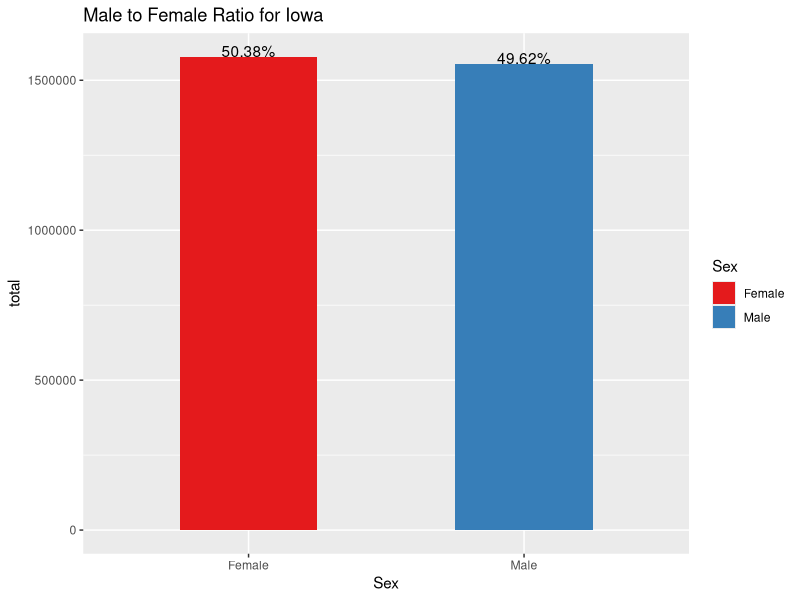
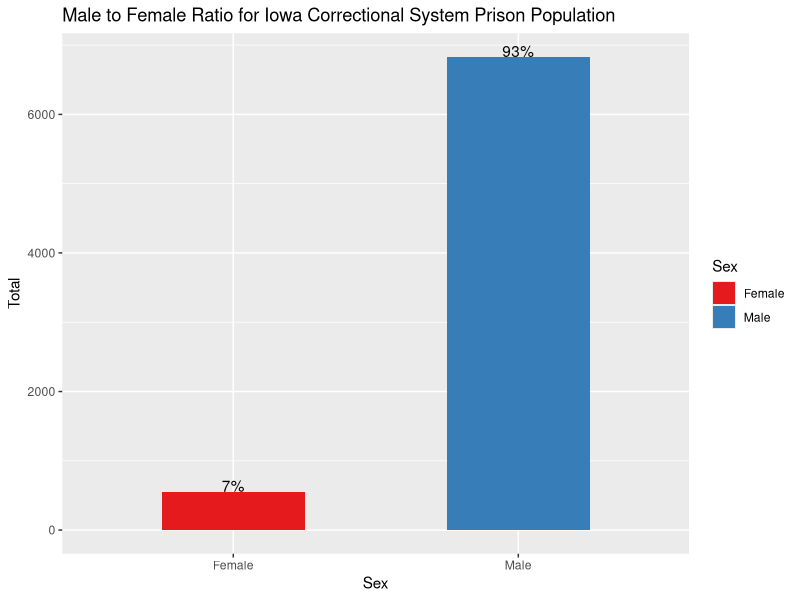
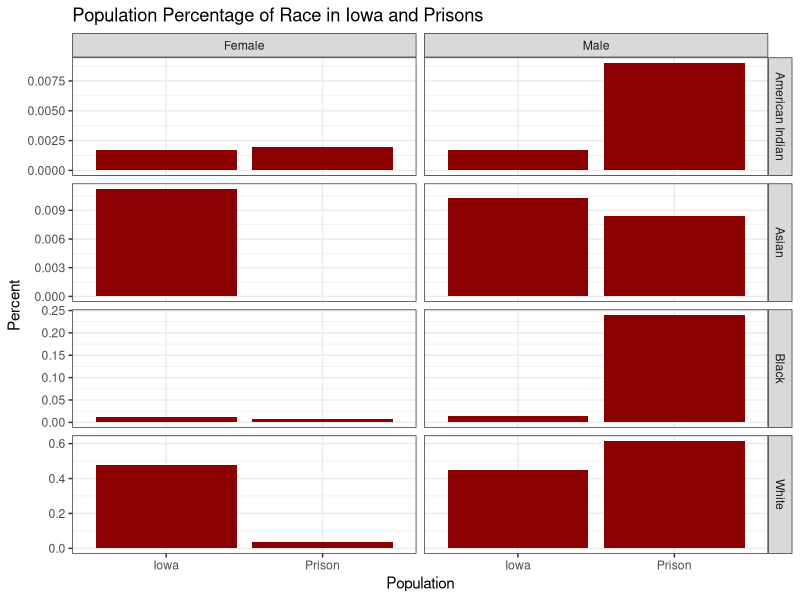
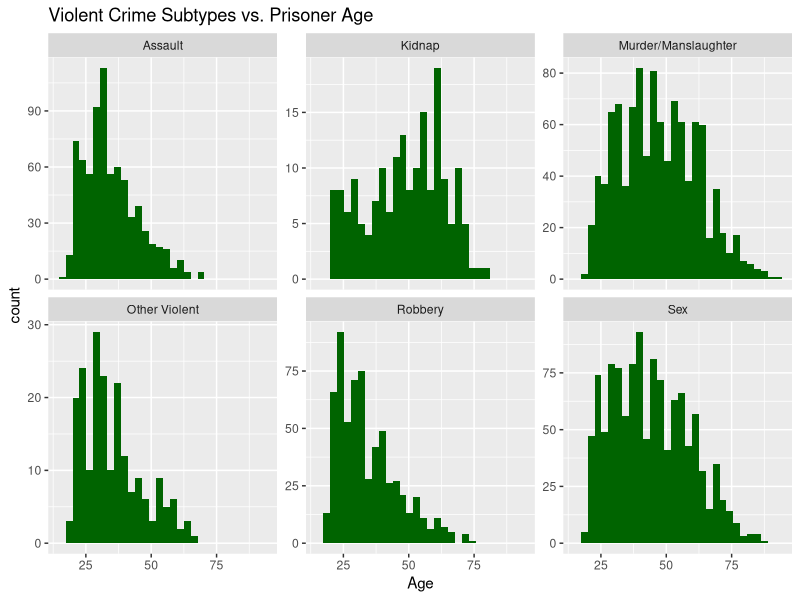
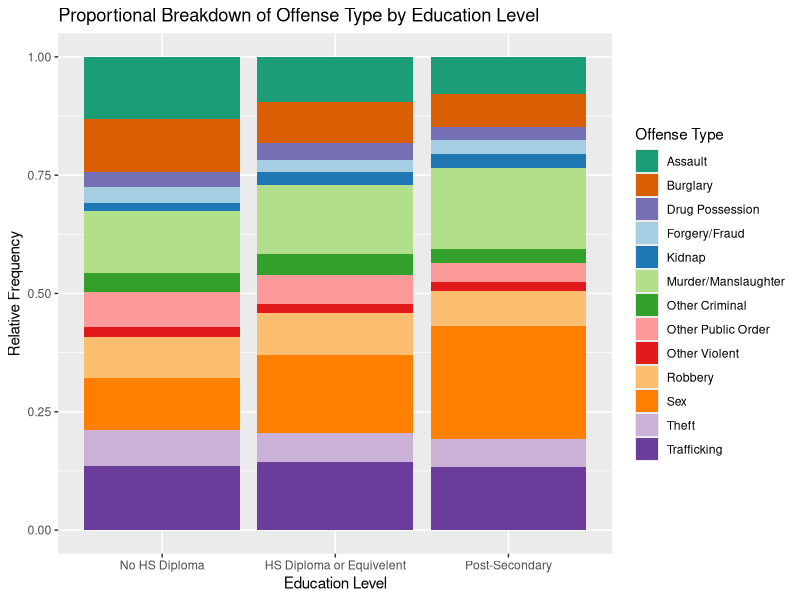
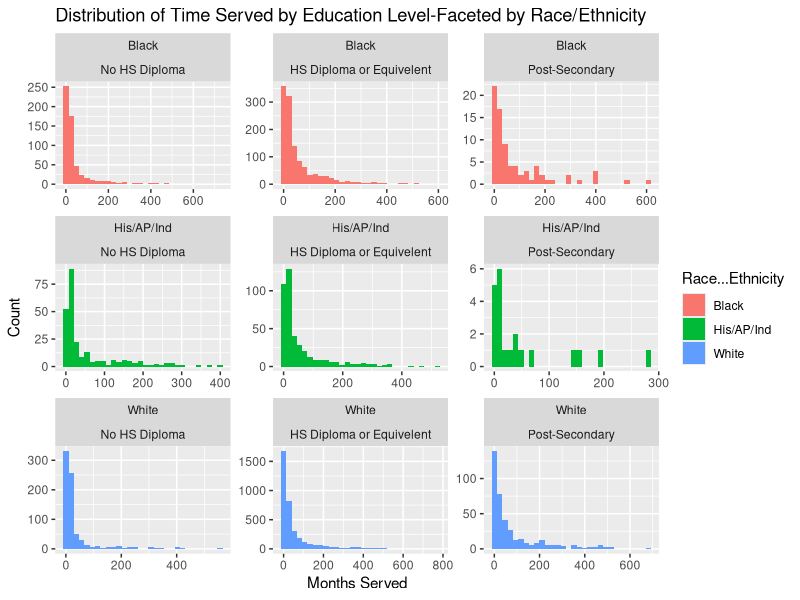
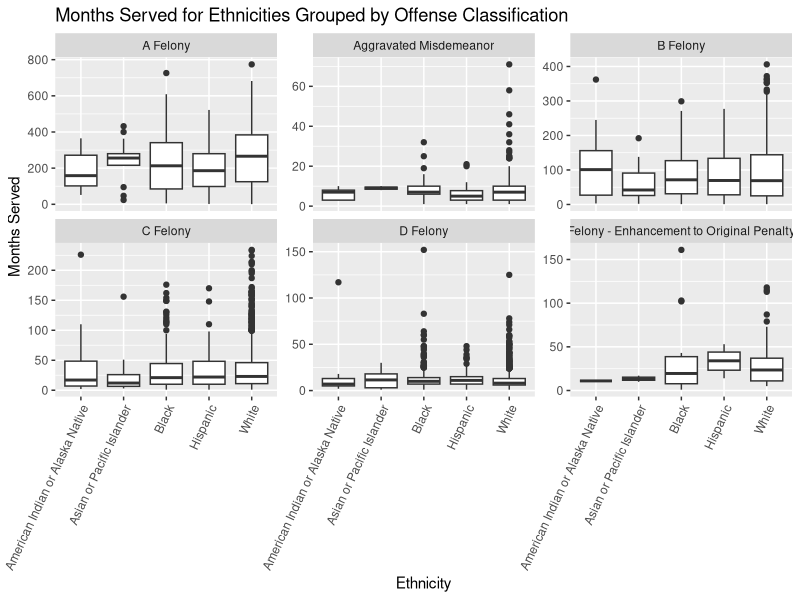
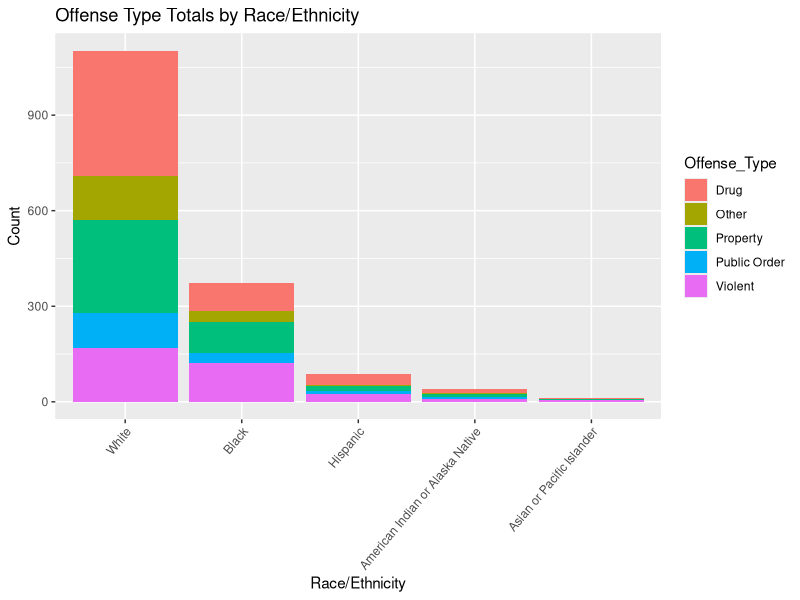

Write the R code that produced these figures, in order.
## ---- chunk 1
knitr::opts_chunk$set(echo = TRUE)
## ---- chunk 2
library(dplyr)
library(lubridate)
library(tidyverse)
library(RColorBrewer)
library(ggrepel)
library(scales)
data <- readr::read_csv('Current_Iowa_Correctional_System_Prison_Population.csv')
## ---- chunk 3
offenses <- data%>%
  group_by(`Offense Type`, Sex)%>%
  summarise(Total = n(), .groups = 'drop')
offenses <- offenses %>%
  mutate(Total = ifelse(Sex == "Male",Total,-1*Total))
breaks_values <- pretty(offenses$Total)

# This plot was used in our presentation, but omitted from our final report as we felt other visualizations were more pertaining to the story
#
#ggplot(data = offenses, aes(x=reorder(`Offense Type`, Total), y = Total, fill=Sex))+
#  geom_bar(stat = "identity", width = 0.75)+
#  coord_flip()+
#  scale_y_continuous(breaks = breaks_values, labels = abs(breaks_values))+ 
#  scale_fill_brewer(palette = "Set1")+
#  geom_hline(yintercept = 0)+
#  ggtitle("How Gender Affects Offense Type")+
#  xlab("Offense")
## ---- chunk 4
genderInIA <- readr::read_csv('IowaData.csv', col_types = cols())
genderInIA <- genderInIA%>%
  rename(Male = S0101_C03_001E, Female = S0101_C05_001E)%>%
  select(Male, Female)
keep = c(FALSE, TRUE)
genderInIA <- genderInIA[keep,]
genderInIA$Male <- as.numeric(genderInIA$Male)
genderInIA$Female <- as.numeric(genderInIA$Female)

genderInIA <- genderInIA %>%
  pivot_longer(cols = c(Male, Female), names_to = "Sex", values_to = "total")%>%
  mutate(Percent = label_percent()(total/sum(total)))
  
genderInPrison <- data%>%group_by(Sex)%>%
  summarise(Total=n(), .groups = 'drop')%>%
  mutate(Percent = label_percent()(Total/sum(Total)))

ggplot(genderInIA, aes(x=Sex, y=total, fill=Sex))+
  geom_bar(stat='identity', width = .5)+ 
  scale_fill_brewer(palette = "Set1")+
  ggtitle("Male to Female Ratio for Iowa")+
  geom_text(aes(label=Percent), vjust=0)

ggplot(genderInPrison, aes(x=Sex, y=Total, fill=Sex))+
  geom_bar(stat='identity', width = .5)+ 
  scale_fill_brewer(palette = "Set1")+
  ggtitle("Male to Female Ratio for Iowa Correctional System Prison Population")+
  geom_text(aes(label=Percent), vjust=0)
## ---- chunk 5
##Iowa Data Cleaning/Filtering
IA<-readr::read_csv("Iowa_Population_25_Years_and_Over_by_Sex__Race_and_Educational_Attainment__ACS_5-Year_Estimate_.csv")

IApop<-IA%>%
  filter(Sex%in%c("Male","Female"))

totalIApop<-sum(IApop$`Population Estimate`)

IApop$popPercent<-IApop$`Population Estimate`/totalIApop

filteredIApop<-IApop%>%
  select(Sex, Race, popPercent)

IowaPop<-filteredIApop%>%
  group_by(Sex,`Race`)%>%
  summarize(n=sum(popPercent))

IowaPop$Race<-factor(IowaPop$Race)

levels(IowaPop$Race)<-gsub("White Alone","White",levels(IowaPop$`Race`))
levels(IowaPop$Race)<-gsub("Black or African American Alone","Black",levels(IowaPop$`Race`))
levels(IowaPop$Race)<-gsub("Asian Alone","Asian",levels(IowaPop$`Race`))
levels(IowaPop$Race)<-gsub("American Indian and Alaska Native","American Indian",levels(IowaPop$`Race`))

IowaPop<-IowaPop%>%
  rename(popPercent=n)

##Prison Data Cleaning/Filtering
IAinterval<-interval(ymd('2014/01/01'), ymd('2018/12/31'))

data$`Prison Start Date`<-mdy(data$`Prison Start Date`)

filteredPrison<-data%>%
  filter(Age>24, `Prison Start Date` %within% IAinterval)%>%
  group_by(Sex,`Race & Ethnicity`)%>%
  summarize(n=n())

filteredPrison<-filteredPrison%>%
  ungroup%>%
  add_row(Sex="Female", `Race & Ethnicity`="Asian or Pacific Islander", n=0) 

jailPop<-sum(filteredPrison$n)

filteredPrison$popPercentJail<-filteredPrison$n/jailPop

filteredPrison$`Race & Ethnicity`<-factor(filteredPrison$`Race & Ethnicity`)

levels(filteredPrison$`Race & Ethnicity`)<-gsub("Asian or Pacific Islander","Asian",levels(filteredPrison$`Race & Ethnicity`))
levels(filteredPrison$`Race & Ethnicity`)<-gsub("American Indian or Alaska Native","American Indian",levels(filteredPrison$`Race & Ethnicity`))

filteredPrison<-filteredPrison%>%
  rename(Race=`Race & Ethnicity`)

##Join
join<-IowaPop%>%
  inner_join(filteredPrison)

join<-join%>%
  rename(Prison='popPercentJail', Iowa='popPercent')%>%
  select(-n)

##Pivot Longer
joinLong<-join%>%
  pivot_longer(Prison:Iowa, names_to='Population', values_to='percent')

##Plot
ggplot(data=joinLong, aes(x=Population, weight=percent))+geom_bar(fill="dark red")+facet_grid(Race~Sex, scales='free_y')+ylab('Percent')+ggtitle('Population Percentage of Race in Iowa and Prisons')+theme_bw()
## ---- chunk 6
violent<-data%>%
  filter(`Offense Type`=="Violent")

ggplot(data=violent, aes(x=Age))+geom_histogram(fill="dark green")+facet_wrap(~`Offense Subtype`,scales='free_y')+ggtitle('Violent Crime Subtypes vs. Prisoner Age')
## ---- chunk 7
prisonData <- read.csv('./Current_Iowa_Correctional_System_Prison_Population.csv')
prisonData$Education.Category <- factor(prisonData$Education.Category , levels = c('No HS Diploma','HS Diploma or Equivelent','Post-Secondary'))
prisonData$Education.Category[prisonData$Education.Category == ""] <-NA
prisonData2 <- prisonData %>%
filter(!is.na(Education.Category))
## ---- chunk 8

prisonData2$Offense.Subtype <- as.factor(prisonData2$Offense.Subtype)

prisonData2$Offense.Subtype[prisonData2$Offense.Subtype == 'Stolen Property'] <- 'Theft'
#1 datapoint, similar type of crime
prisonData2$Offense.Subtype[prisonData2$Offense.Subtype == 'Animals'] <- 'Other Violent'
#1 data point, Crime: Animal Torture was judged to belong in Other Violent due to heinousness of crime
prisonData2$Offense.Subtype[prisonData2$Offense.Subtype == 'Prostitution/Pimping'] <- 'Sex' 
#4 data points in this category, sex crime related
prisonData2$Offense.Subtype[prisonData2$Offense.Description == 'BURGLARY 1ST DEGREE'] <- 'Burglary' 
#For analysis, this is more meaningful in the burglary category
prisonData2$Offense.Subtype[prisonData2$Offense.Description == 'ATTEMPT BURGLARY 1ST DEGREE'] <- 'Burglary'
#Grouped with burglarly since the criminal intent was the same 
prisonData2$Offense.Subtype[prisonData2$Offense.Subtype == 'Alcohol']<- 'Other Criminal' 
#1 data point, Other criminal seemed best categorical fit
prisonData2$Offense.Subtype[prisonData2$Offense.Subtype == 'Flight/Escape']<- 'Other Criminal' 
#Only 16 data points, Other criminal seemed best categorical fit
prisonData2$Offense.Subtype[prisonData2$Offense.Subtype == 'Other Drug']<- 'Other Criminal' 
#Only 24 datapoints, Offense description included descriptions such as 'failure to affix Tax Stamp'
prisonData2$Offense.Subtype[prisonData2$Offense.Subtype == 'Vandalism']<- 'Other Criminal' 
#Only 52 datapoints, 
prisonData2$Offense.Subtype[prisonData2$Offense.Subtype == 'Arson']<- 'Other Violent' 
#Only 57 datapoints, barely visible in original plot, moved to Other Violent due to heinousness of crime
prisonData2$Offense.Subtype[prisonData2$Offense.Subtype == 'OWI']<- 'Other Public Order'
prisonData2$Offense.Subtype[prisonData2$Offense.Subtype == 'Traffic']<- 'Other Public Order' 
#Only 60 data points, general offense type already classified as Public Order 
prisonData2$Offense.Subtype[prisonData2$Offense.Subtype == 'Weapons']<- 'Other Public Order' 
#Offense type already classified as public Order and most serious was aggravated misdemeanor 
## ---- chunk 9

prisonData3 <- prisonData2 %>%
  filter(!Offense.Subtype %in% c('Arson','Alcohol', 'Animals','Flight/Escape', 'None', 'Other Drug','OWI','Prostitution/Pimping','Stolen Property','Traffic', 'Vandalism','Weapons'))

plotColors = c((brewer.pal(name="Dark2", n = 1)), brewer.pal(name="Paired", n = 12))

ggplot(data = prisonData3, aes(x = Education.Category, fill = Offense.Subtype)) + geom_bar(position = 'fill') + scale_fill_manual(values = plotColors, name = 'Offense Type') + ggtitle('Proportional Breakdown of Offense Type by Education Level') + xlab('Education Level') + ylab('Relative Frequency')

## ---- chunk 10
prisonData5 <-prisonData2

prisonData5$Race...Ethnicity[prisonData5$Race...Ethnicity == 'Hispanic'] <-'His/AP/Ind' 
prisonData5$Race...Ethnicity[prisonData5$Race...Ethnicity == 'American Indian or Alaska Native'] <-'His/AP/Ind' 
prisonData5$Race...Ethnicity[prisonData5$Race...Ethnicity == 'Asian or Pacific Islander'] <-'His/AP/Ind'

prisonData5a <- prisonData5
prisonData5$Race...Ethnicity <- as.factor(prisonData5$Race...Ethnicity)


ggplot(data = prisonData5, aes(x = Months.Served, fill = Race...Ethnicity)) + geom_histogram(position = 'stack') + facet_wrap(Race...Ethnicity~Education.Category, scales = 'free') + ggtitle('Distribution of Time Served by Education Level-Faceted by Race/Ethnicity') + xlab('Months Served') + ylab('Count')

## ---- chunk 11
# Loading and Cleaning

df <- read.csv('Current_Iowa_Correctional_System_Prison_Population.csv')

df <- df %>%
  filter(Prison.Admission.Type == "New Admit New Sentence" & Offense.Classification != "None" & Offense.Classification != "Felony - Mandatory Minimum" & Offense.Classification != "Simple Misdemeanor" & Offense.Classification != "Serious Misdemeanor" & Offense.Classification != "Other Felony")

# Plotting

ggplot(df, aes(x = Race...Ethnicity, y = Months.Served)) +
  geom_boxplot() + facet_wrap(~Offense.Classification, scales = "free_y") +
  theme(axis.text.x = element_text(angle = 65, vjust = 1, hjust = 1)) +
  labs(x = "Ethnicity", y = "Months Served", title = "Months Served for Ethnicities Grouped by Offense Classification")
## ---- chunk 12
# Loading and Cleaning

df <- read.csv('Current_Iowa_Correctional_System_Prison_Population.csv')

df <- df %>%
  filter(Prison.Admission.Type != "New Admit New Sentence" & Prison.Admission.Type != "Other")
df$Education.Category <- replace(df$Education.Category, df$Education.Category == "", NA) 

# Plotting
# Commented out plots were used on the presentation, but omitted here to save space.

# ggplot(df, aes(x = Age)) +
#   geom_histogram() +
#   labs(x = "Age", y = "Count", title = "Age Distribution of Reoffenders")
# 
# ggplot(df, aes(x = Race...Ethnicity)) +
#   geom_bar() +
#   labs(x = "Race/Ethnicity", y = "Count", title = "Total Reoffenders by Race/Ethnicity") +
#   theme(axis.text.x = element_text(angle = 65, vjust = 1, hjust = 1))
# 
# ggplot(df, aes(x = Education.Category)) +
#   geom_bar() +
#   labs(x = "Education Category", y = "Count", title = "Total Reoffenders by Education Category")
# 
# ggplot(df, aes(x = Offense.Type)) +
#   geom_bar() +
#   labs(x = "Offense Type", y = "Count", title = "Total Reoffenders by Offense Type")

ra <- df %>%
  group_by(interaction(Race...Ethnicity, Offense.Type, sep = " . ")) %>%
  summarize(n = n()) %>%
  rename(total = "n") %>%
  separate('interaction(Race...Ethnicity, Offense.Type, sep = " . ")', into = c("Race...Ethnicity", "Offense_Type"), sep = " . ")

ggplot(ra, aes(x = reorder(Race...Ethnicity, -total), y = total, fill = Offense_Type)) +
  geom_bar(position="stack", stat="identity") +
  labs(x = "Race/Ethnicity", y = "Count", title = "Offense Type Totals by Race/Ethnicity") +
  theme(axis.text.x = element_text(angle = 50, vjust = 1, hjust = 1))
## ---- chunk 13

#cleaning and filtering

newData <- data[!(data$`Offense Type` == 'None'),]

min <- newData %>% group_by(`Offense Type`) %>% filter(`Months Served` == min(`Months Served`)) %>% select(`Offense Type`, `Months Served`) %>% rename(`Min Months Served` = `Months Served`) %>% distinct()

max <- newData %>% group_by(`Offense Type`) %>% filter(`Months Served` == max(`Months Served`)) %>% select(`Offense Type`, `Months Served`) %>% rename(`Max Months Served` = `Months Served`)

avg <- newData %>% group_by(`Offense Type`) %>% summarise(`Months Served` = mean(`Months Served`)) %>% select(`Offense Type`, `Months Served`) %>% rename(`Avg Months Served` = `Months Served`)

# joining

join <- full_join(max, avg)
join <- full_join(join, min)

join$Range <- join$`Max Months Served` - join$`Avg Months Served`

#plotting

join %>% ggplot(aes(x=reorder(`Offense Type`, -`Max Months Served`))) + geom_bar(aes(y=`Max Months Served`, fill = "Max Months Served"), stat="identity", position ="identity") + geom_bar(aes(y=`Avg Months Served`, fill = "Avg Months Served"), stat="identity", position ="identity") + geom_bar(aes(y=`Min Months Served`, fill = "Min Months Served"), stat="identity", position ="identity") + scale_fill_manual(name = "legend",values = c("Max Months Served" = "deepskyblue4", "Avg Months Served" = "chartreuse4", "Min Months Served" = "red")) + labs(x = "Offense Type", y = "Months Served", title = "Max and Average Months Served for Offense Type")

#join %>% ggplot(aes(x=reorder(`Offense Type`, -`Avg Months Served`), y=`Avg Months Served`)) + geom_bar(stat="identity", position ="identity", fill="chartreuse4") + ggtitle("Average Months Served for Offense Type") + xlab("Offense Type")
## ---- chunk 14
sex <- data %>% group_by(`Sex`) %>% summarise(`Months Served` = mean(`Months Served`)) %>% select(`Sex`, `Months Served`)
race <- data %>% group_by(`Race & Ethnicity`) %>% summarise(`Months Served` = mean(`Months Served`)) %>% select(`Race & Ethnicity`, `Months Served`)
offense <- data %>% group_by(`Offense Classification`) %>% summarise(`Months Served` = mean(`Months Served`)) %>% select(`Offense Classification`, `Months Served`) %>% arrange(desc(`Months Served`))

offense %>% ggplot(aes(x=reorder(`Offense Classification`, -`Months Served`), y=`Months Served`)) + geom_bar(stat="identity") + theme(axis.text.x=element_text(angle=45, hjust=1)) + labs(x = "Offense Classification", y = "Months Served", title = "Avg Months Served for Offense Classification")

#Plots used on the presentation, but omitted here to save space.

#race %>% ggplot(aes(x=reorder(`Race & Ethnicity`, -`Months Served`), y=`Months Served`)) + geom_bar(stat="identity") + theme(axis.text.x=element_text(angle=45, hjust=1)) + labs(x = "Race & Ethnicity", y = "Months Served", title = "Avg Months Served for Race/Ethnicity")

#sex %>% ggplot(aes(x=reorder(`Sex`, -`Months Served`), y=`Months Served`)) + geom_bar(stat="identity") + labs(x = "Sex", y = "Months Served", title = "Avg Months Served for Male vs Female")
